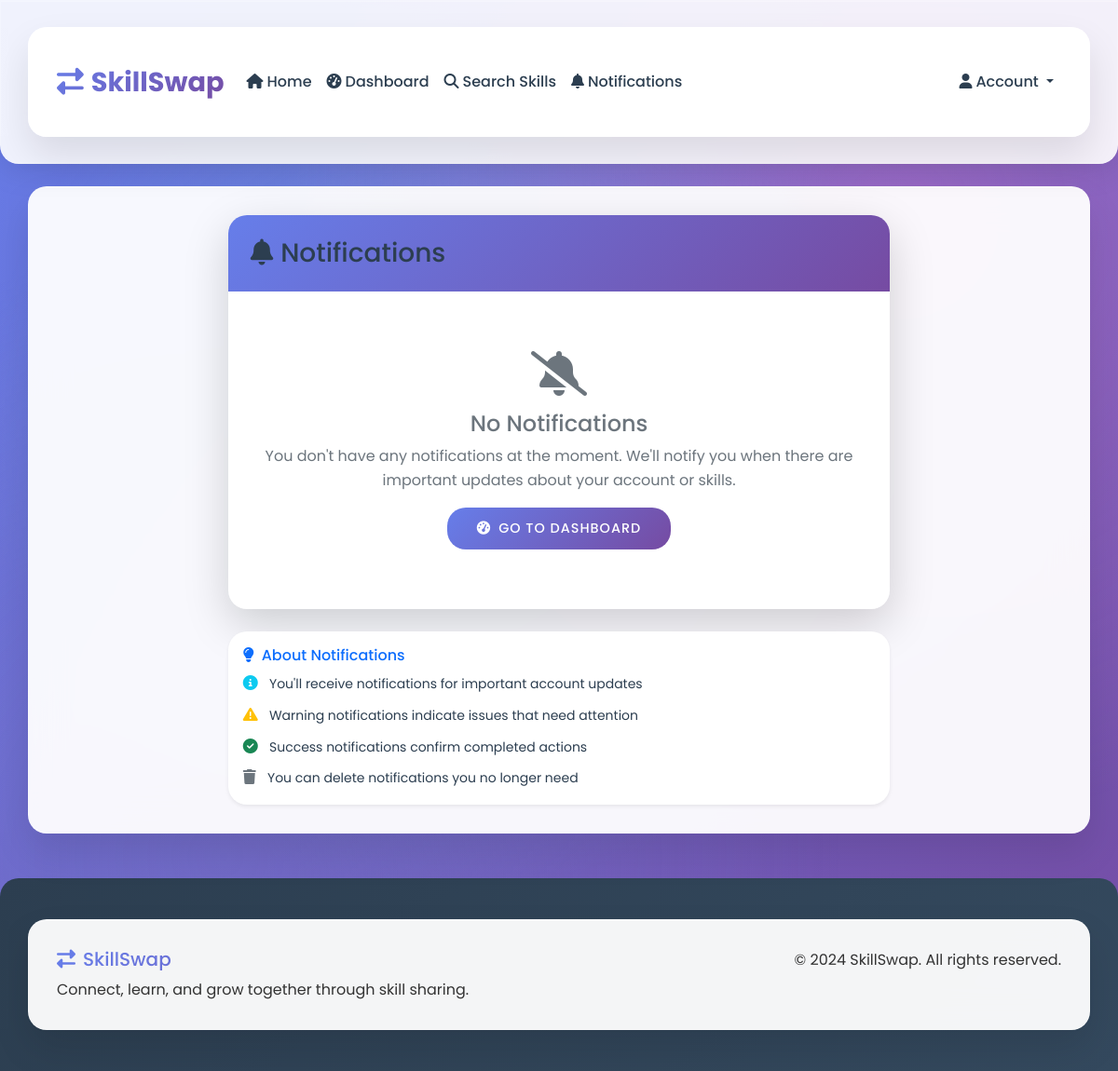
The app's page /notifications (signed in), older data.
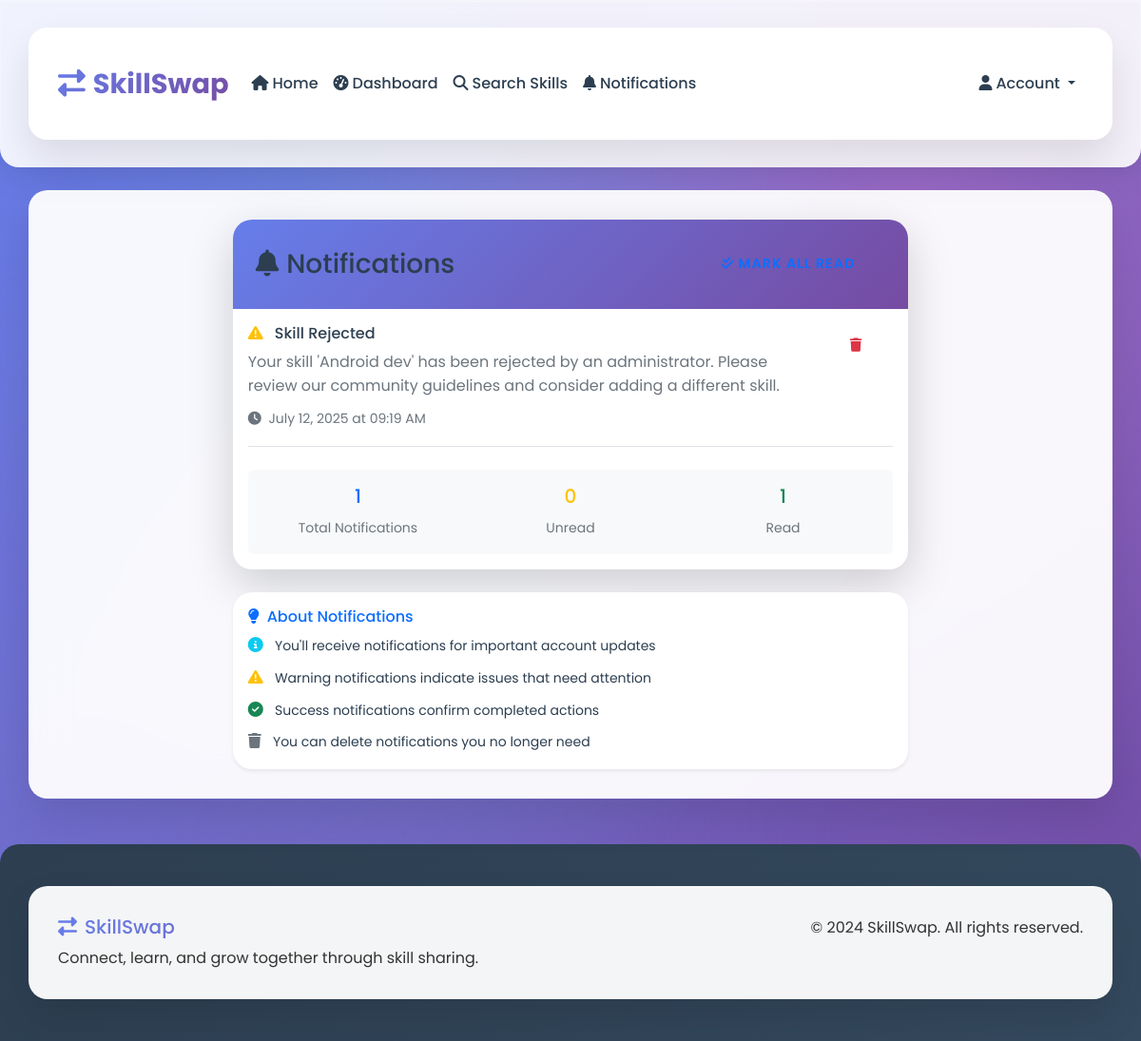
The same page, newer data.
### tables this page shows
CREATE TABLE notifications (
            id INTEGER PRIMARY KEY AUTOINCREMENT,
            user_id INTEGER NOT NULL,
            title TEXT NOT NULL,
            message TEXT NOT NULL,
            type TEXT DEFAULT 'info', -- 'info', 'warning', 'error', 'success'
            is_read INTEGER DEFAULT 0,
            created_at TIMESTAMP DEFAULT CURRENT_TIMESTAMP,
            FOREIGN KEY (user_id) REFERENCES users (id)
        );

### skill_swap_app.py (the view)
@app.route('/notifications')
@login_required
def notifications():
    conn = get_db()
    user_notifications = conn.execute('''
        SELECT * FROM notifications
        WHERE user_id = ?
        ORDER BY created_at DESC
    ''', (session['user_id'],)).fetchall()
    conn.close()
    user_notifications = convert_rows_datetimes(user_notifications)
    return render_template('notifications.html', notifications=user_notifications)

### skill_swap_app.py (called while the page is built)
def parse_datetime(timestamp_str):
    if timestamp_str is None:
        return None
    try:
        if 'T' in timestamp_str:
            return datetime.fromisoformat(timestamp_str.replace('Z', '+00:00'))
        else:
            return datetime.strptime(timestamp_str, '%Y-%m-%d %H:%M:%S')
    except:
        return None

def convert_row_datetimes(row):
    if row is None:
        return None
    if hasattr(row, 'keys'):
        row_dict = dict(row)
    else:
        row_dict = row
    timestamp_fields = ['created_at', 'updated_at']
    for field in timestamp_fields:
        if field in row_dict and row_dict[field]:
            row_dict[field] = parse_datetime(row_dict[field])
    return row_dict

def convert_rows_datetimes(rows):
    if not rows:
        return []
    return [convert_row_datetimes(row) for row in rows]

def get_db():
    conn = sqlite3.connect('skill_swap.db')
    conn.row_factory = sqlite3.Row
    return conn

def login_required(f):
    from functools import wraps
    @wraps(f)
    def decorated_function(*args, **kwargs):
        if 'user_id' not in session:
            flash('Please log in to access this page.', 'error')
            return redirect(url_for('login'))
        return f(*args, **kwargs)
    return decorated_function

@app.context_processor
def inject_unread_notifications():
    if 'user_id' in session:
        conn = get_db()
        unread_count = conn.execute('''
            SELECT COUNT(*) as count FROM notifications
            WHERE user_id = ? AND is_read = 0
        ''', (session['user_id'],)).fetchone()['count']
        conn.close()
        return {'unread_notifications': unread_count}
    return {'unread_notifications': 0}

### templates/notifications.html (shortened to what this page needs)
{% extends "base.html" %}
{% block content %}
<div class="row justify-content-center">
    <div class="col-lg-8">
        <div class="card border-0 shadow-lg">
            <div class="card-header d-flex justify-content-between align-items-center">
                <h3 class="mb-0">
                    <i class="fas fa-bell me-2"></i>Notifications
                </h3>
                {% if notifications %}
                <div class="d-flex gap-2">
                    <a href="{{ url_for('mark_all_notifications_read') }}" class="btn btn-outline-primary btn-sm">
                        <i class="fas fa-check-double me-1"></i>Mark All Read
                    </a>
                </div>
                {% endif %}
            </div>
            <div class="card-body">
                {% if notifications %}
                <div class="notifications-list">
                    {% for notification in notifications %}
                    <div class="notification-item border-bottom pb-3 mb-3 {% if not notification.is_read %}border-start border-3 border-primary{% endif %}">
                        <div class="d-flex justify-content-between align-items-start">
                            <div class="flex-grow-1">
                                <div class="d-flex align-items-center mb-2">
                                    <h6 class="mb-0 me-2">
                                        {% if notification.type == 'warning' %}
                                            <i class="fas fa-exclamation-triangle text-warning me-2"></i>
                                        {% elif notification.type == 'error' %}
                                            <i class="fas fa-times-circle text-danger me-2"></i>
                                        {% elif notification.type == 'success' %}
                                            <i class="fas fa-check-circle text-success me-2"></i>
                                        {% else %}
                                            <i class="fas fa-info-circle text-info me-2"></i>
                                        {% endif %}
                                        {{ notification.title }}
                                    </h6>
                                </div>
                                <p class="text-muted mb-2">{{ notification.message }}</p>
                                <small class="text-muted">
                                    <i class="fas fa-clock me-1"></i>
                                    {{ notification.created_at.strftime('%B %d, %Y at %I:%M %p') if notification.created_at else 'Unknown time' }}
                                </small>
                            </div>
                            <div class="d-flex gap-1">
                                <a href="{{ url_for('delete_notification', notification_id=notification.id) }}"
                                   class="btn btn-outline-danger btn-sm"
                                   title="Delete notification"
                                   onclick="return confirm('Are you sure you want to delete this notification?')">
                                    <i class="fas fa-trash"></i>
                                </a>
                            </div>
                        </div>
                    </div>
                    {% endfor %}
                </div>
                <div class="mt-4 p-3 bg-light rounded">
                    <div class="row text-center">
                        <div class="col-md-4">
                            <h5 class="text-primary">{{ notifications|length }}</h5>
                            <small class="text-muted">Total Notifications</small>
                        </div>
                        <div class="col-md-4">
                            <h5 class="text-warning">{{ notifications|selectattr('is_read', 'equalto', 0)|list|length }}</h5>
                            <small class="text-muted">Unread</small>
                        </div>
                        <div class="col-md-4">
                            <h5 class="text-success">{{ notifications|selectattr('is_read', 'equalto', 1)|list|length }}</h5>
                            <small class="text-muted">Read</small>
                        </div>
                    </div>
                </div>
                {% else %}
                <div class="text-center py-5">
                    <i class="fas fa-bell-slash fa-3x text-muted mb-3"></i>
                    <h4 class="text-muted">No Notifications</h4>
                    <p class="text-muted">
                        You don't have any notifications at the moment.
                        We'll notify you when there are important updates about your account or skills.
                    </p>
                    <a href="{{ url_for('dashboard') }}" class="btn btn-primary">
                        <i class="fas fa-tachometer-alt me-2"></i>Go to Dashboard
                    </a>
                </div>
                {% endif %}
            </div>
        </div>
        <div class="card border-0 shadow-sm mt-4">
            <div class="card-body">
                <h6 class="card-title text-primary">
                    <i class="fas fa-lightbulb me-2"></i>About Notifications
                </h6>
                <ul class="list-unstyled mb-0">
                    <li class="mb-2">
                        <i class="fas fa-info-circle text-info me-2"></i>
                        <small>You'll receive notifications for important account updates</small>
                    </li>
                    <li class="mb-2">
                        <i class="fas fa-exclamation-triangle text-warning me-2"></i>
                        <small>Warning notifications indicate issues that need attention</small>
                    </li>
                    <li class="mb-2">
                        <i class="fas fa-check-circle text-success me-2"></i>
                        <small>Success notifications confirm completed actions</small>
                    </li>
                    <li>
                        <i class="fas fa-trash text-muted me-2"></i>
                        <small>You can delete notifications you no longer need</small>
                    </li>
                </ul>
            </div>
        </div>
    </div>
</div>
{% endblock %}

### templates/base.html (shortened to what this page needs)
<!DOCTYPE html>
<html lang="en">
<head>
    <link href="https://cdn.jsdelivr.net/npm/bootstrap@5.3.0/dist/css/bootstrap.min.css" rel="stylesheet">
    <link href="https://cdnjs.cloudflare.com/ajax/libs/font-awesome/6.4.0/css/all.min.css" rel="stylesheet">
    <link href="{{ url_for('static', filename='css/style.css') }}" rel="stylesheet">
</head>
<body>
    <nav class="navbar navbar-expand-lg navbar-light">
        <div class="container">
            <a class="navbar-brand fw-bold" href="{{ url_for('index') }}">
                <i class="fas fa-exchange-alt me-2"></i>SkillSwap
            </a>
            <div class="collapse navbar-collapse" id="navbarNav">
                <ul class="navbar-nav me-auto">
                    <li class="nav-item">
                        <a class="nav-link" href="{{ url_for('index') }}">
                            <i class="fas fa-home me-1"></i>Home
                        </a>
                    </li>
                    {% if session.user_id and not session.is_admin %}
                    <li class="nav-item">
                        <a class="nav-link" href="{{ url_for('dashboard') }}">
                            <i class="fas fa-tachometer-alt me-1"></i>Dashboard
                        </a>
                    </li>
                    <li class="nav-item">
                        <a class="nav-link" href="{{ url_for('search') }}">
                            <i class="fas fa-search me-1"></i>Search Skills
                        </a>
                    </li>
                    <li class="nav-item">
                        <a class="nav-link" href="{{ url_for('notifications') }}">
                            <i class="fas fa-bell me-1"></i>Notifications
                        </a>
                    </li>
                    {% endif %}
                </ul>
                <ul class="navbar-nav">
                    {% if session.user_id and not session.is_admin %}
                    <li class="nav-item dropdown">
                        <a class="nav-link dropdown-toggle" href="#" id="navbarDropdown" role="button" data-bs-toggle="dropdown">
                            <i class="fas fa-user me-1"></i>Account
                        </a>
                    </li>
                    {% endif %}
                </ul>
            </div>
        </div>
    </nav>
    <main class="container my-4">
        {% block content %}{% endblock %}
    </main>
    <footer class="py-4 mt-5" style="background: var(--dark-gradient); color: white; border-radius: 20px 20px 0 0;">
        <div class="container">
            <div class="row">
                <div class="col-md-6">
                    <h5 class="text-gradient"><i class="fas fa-exchange-alt me-2"></i>SkillSwap</h5>
                    <p class="mb-0">Connect, learn, and grow together through skill sharing.</p>
                </div>
                <div class="col-md-6 text-md-end">
                    <p class="mb-0">&copy; 2024 SkillSwap. All rights reserved.</p>
                </div>
            </div>
        </div>
    </footer>
</body>
</html>

### static/css/style.css (style rules this page uses)
:root { --primary-gradient: linear-gradient(135deg, #667eea 0%, #764ba2 100%); --secondary-gradient: linear-gradient(135deg, #f093fb 0%, #f5576c 100%); --success-gradient: linear-gradient(135deg, #4facfe 0%, #00f2fe 100%); --warning-gradient: linear-gradient(135deg, #fa709a 0%, #fee140 100%); --danger-gradient: linear-gradient(135deg, #ff9a9e 0%, #fecfef 100%); --info-gradient: linear-gradient(135deg, #a8edea 0%, #fed6e3 100%); --dark-gradient: linear-gradient(135deg, #2c3e50 0%, #34495e 100%); --light-gradient: linear-gradient(135deg, #f093fb 0%, #f5576c 100%); --primary-color: #667eea; --secondary-color: #f093fb; --success-color: #4facfe; --danger-color: #ff9a9e; --warning-color: #fa709a; --info-color: #a8edea; --light-color: #f8f9fa; --dark-color: #2c3e50; --purple: #9b59b6; --orange: #e67e22; --pink: #e91e63; --teal: #1abc9c; --indigo: #3f51b5; --cyan: #00bcd4; --lime: #cddc39; --amber: #ffc107; }
body { font-family: 'Poppins', 'Segoe UI', Tahoma, Geneva, Verdana, sans-serif; line-height: 1.6; color: #2c3e50; background: linear-gradient(135deg, #667eea 0%, #764ba2 100%); min-height: 100vh; }
.card-body { color: #2c3e50; position: relative; z-index: 1; }
.text-muted { color: #6c757d !important; }
h1, h2, h3, h4, h5, h6 { color: #2c3e50; }
a { color: var(--primary-color); }
body::before { content: ''; position: fixed; top: 0; left: 0; width: 100%; height: 100%; background: radial-gradient(circle at 20% 80%, rgba(120, 119, 198, 0.3) 0%, transparent 50%), radial-gradient(circle at 80% 20%, rgba(255, 119, 198, 0.3) 0%, transparent 50%), radial-gradient(circle at 40% 40%, rgba(120, 219, 255, 0.3) 0%, transparent 50%); z-index: -1; animation: backgroundShift 20s ease-in-out infinite; }
.container { background: rgba(255, 255, 255, 0.95); backdrop-filter: blur(20px); -webkit-backdrop-filter: blur(20px); border-radius: 20px; box-shadow: 0 20px 40px rgba(0, 0, 0, 0.1), inset 0 1px 0 rgba(255, 255, 255, 0.2); margin: 20px auto; padding: 30px; color: #333; border: 1px solid rgba(255, 255, 255, 0.2); position: relative; overflow: visible; }
.container::before { content: ''; position: absolute; top: 0; left: -100%; width: 100%; height: 100%; background: linear-gradient( 90deg, transparent, rgba(255, 255, 255, 0.05), transparent ); transition: left 0.8s ease; }
.card { border: none; border-radius: 20px; box-shadow: 0 10px 30px rgba(0, 0, 0, 0.1); transition: all 0.4s cubic-bezier(0.175, 0.885, 0.32, 1.275); overflow: visible; position: relative; z-index: 1; }
.card-header { background: var(--primary-gradient); color: white; border-radius: 20px 20px 0 0 !important; border: none; padding: 1.5rem; position: relative; overflow: hidden; }
.card-header::after { content: ''; position: absolute; top: 0; left: -100%; width: 100%; height: 100%; background: linear-gradient(90deg, transparent, rgba(255, 255, 255, 0.2), transparent); transition: left 0.5s; }
.btn { border-radius: 50px; padding: 0.75rem 2rem; font-weight: 600; transition: all 0.3s cubic-bezier(0.175, 0.885, 0.32, 1.275); position: relative; overflow: hidden; border: none; text-transform: uppercase; letter-spacing: 1px; font-size: 0.9rem; }
.btn::before { content: ''; position: absolute; top: 0; left: -100%; width: 100%; height: 100%; background: linear-gradient(90deg, transparent, rgba(255, 255, 255, 0.2), transparent); transition: left 0.5s; }
.navbar { background: rgba(255, 255, 255, 0.9) !important; backdrop-filter: blur(25px); -webkit-backdrop-filter: blur(25px); box-shadow: 0 8px 32px rgba(0, 0, 0, 0.1), inset 0 1px 0 rgba(255, 255, 255, 0.3); border-radius: 0 0 20px 20px; position: relative; z-index: 1030; border: 1px solid rgba(255, 255, 255, 0.2); }
.navbar-nav .nav-link { color: #2c3e50 !important; font-weight: 500; }
.dropdown { position: relative !important; }
.card, .card-body, .dropdown, .dropdown-menu { transform-style: preserve-3d; backface-visibility: hidden; }
.dropdown-toggle::after { transition: transform 0.3s ease; }
.navbar-brand { font-size: 1.8rem; font-weight: 800; background: var(--primary-gradient); -webkit-background-clip: text; -webkit-text-fill-color: transparent; background-clip: text; color: var(--primary-color); }
.card-body .btn { font-weight: 500; border-radius: 20px; transition: all 0.3s ease; }
.text-gradient { background: var(--primary-gradient); -webkit-background-clip: text; -webkit-text-fill-color: transparent; background-clip: text; color: var(--primary-color); }

Row changes from the older to the newer data that the page shows:
added notifications: type "warning" (drawn), title "Skill Rejected", message "Your skill 'Android dev' has been rejected by an administrator. Please review our community guidelines and consider adding a different skill.", created_at "July 12, 2025 at 09:19 AM"
Text that changed along with them:
{{ notifications|length }}: (not shown) → "1"
{{ notifications|selectattr('is_read', 'equalto', 0)|list|length }}: (not shown) → "0"
{{ notifications|selectattr('is_read', 'equalto', 1)|list|length }}: (not shown) → "1"
text no longer shown: "No Notifications You don't have any notifications at the moment. We'll notify you when there are important updates about your account or skills. GO TO DASHBOARD"
text now shown: "Total Notifications Unread Read"
